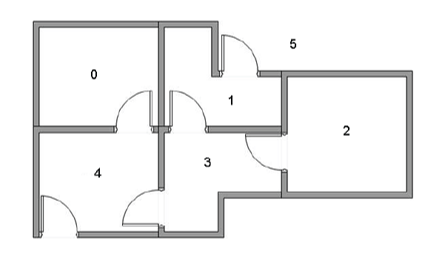
#> input picture asset/img.png, 443 x 271 px
$ python main.py
#> lines starting #> are read from the running program, lines starting #| are printed output that depends on the picture
import numpy as np
import random
import os

class MyEnv:
    def __init__(self):
        # 动作空间: 上下左右
        self.action_space_num = 4

        # 状态空间：6个房间
        self.state_space_num = 6

        # 初始化状态
        self.state = 2  # 开始时在2号房间

        # 目标状态（出口）
        self.goal_state = 5

        # 在当前状态执行一个动作后转移到下一个状态
        # 行标为当前状态，列标为动作，值为下一个状态
        self.transitions = [
            [0, 0, 0, 4],  # 0
            [1, 1, 5, 3],  # 1
            [3, 2, 2, 2],  # 2
            [4, 2, 1, 3],  # 3
            [4, 3, 0, 5],  # 4
        ]

        # 记录路径
        self.path = [self.state]

    def step(self, action):
        """在当前状态采取行动，得到奖励和下一状态"""
        next_state = self.transitions[self.state][action]

        reward = -1  # 每步都给予负奖励
        if next_state == self.goal_state:
            reward = 100  # 到达目标状态获得正奖励
            done = True
        else:
            done = False

        self.state = next_state
        self.path.append(next_state)
        return next_state, reward, done

    def reset(self):
        self.state = 2
        self.path = [self.state]
        return self.state

    # [37 lines of commented-out code are left out]

    def render(self, path=None, log_dir=None):
        from PIL import Image, ImageDraw

        # 读取图片
        img_path = "asset/img.png"
        image = Image.open(img_path)
        draw = ImageDraw.Draw(image)

        # 定义房间的位置坐标（图片坐标拾取https://uutool.cn/img-coord/）
        room_positions = {
            0: (94,75),
            1: (232,100),
            2: (348,130),
            3: (209,162),
            4: (100,173),
            5: (293,42)  # Goal state
        }

        if path is None:
            path = self.path
        # 在图片上绘制路径
        for i in range(len(path) - 1):
            from_pos = room_positions[path[i]]
            to_pos = room_positions[path[i + 1]]
            draw.line([from_pos, to_pos], fill="red", width=3)

        if log_dir is not None:
            # 保存图像
            file_path = os.path.join(log_dir, 'result.png')
            image.save(fp=file_path, format='PNG')
        else:
            image.show()


class Q_learing:
    def __init__(self, seed):
        self.seed = seed    # 随机种子
        random.seed(self.seed)

        self.env = MyEnv()

        # Q-learning 参数
        self.alpha = 0.1  # 学习率
        self.gamma = 0.9  # 折扣因子
        self.epsilon = 0.1  # 探索率

        self.q_table = np.zeros((6, 4))  # Q表
        self.best_path = None
        self.best_reward = -np.inf

    def choose_action(self, state, explore=True):
        """
        根据当前状态选择动作
        以epsilon的概率选择探索
        以1-epsilon的概率选择利用
        """
        if explore and random.uniform(0, 1) < self.epsilon:
            # 以epsilon的概率随机选择动作（探索）
            action = random.randint(0, self.env.action_space_num - 1)
        else:
            # 选择当前策略下的最佳动作（利用）
            action = np.argmax(self.q_table[state])
        return action

    def update_q_table(self, state, action, reward, next_state):
        alpha = self.alpha
        gamma = self.gamma
        old_value = self.q_table[state, action]
        next_max = np.max(self.q_table[next_state])
        new_value = (1 - alpha) * old_value + alpha * (reward + gamma * next_max)
        self.q_table[state, action] = new_value

    def play(self, explore=True):
        """玩一局"""
        state = self.env.reset()
        total_reward = 0    # 就是有限马尔可夫决策过程的return但是return是python的关键字
        while True:
            action = self.choose_action(state, explore)
            next_state, reward, done = self.env.step(action)
            total_reward += reward
            self.update_q_table(state, action, reward, next_state)
            state = next_state
            if done:
                return total_reward, self.env.path

    def train(self, episodes: int):
        for episode in range(episodes):
            reward, path = self.play()
            if reward > self.best_reward:
                self.best_path = path
                self.best_reward = reward

            # [4 lines of commented-out code are left out]

    def show(self):
        """保存结果"""
        log_dir = f'log/{self.seed}'
        if not os.path.exists(log_dir):
            os.makedirs(log_dir)

        # 创建或打开一个日志文件
        log_file_path = os.path.join(log_dir, 'output.log')
        with open(log_file_path, 'w') as log_file:
            # 重定向标准输出
            import sys
            original_stdout = sys.stdout
            sys.stdout = log_file

            print('q_table:')
            print(self.q_table)
            reward, path = self.play(explore=False)
            print('reward:', reward)

            # 恢复标准输出
            sys.stdout = original_stdout
        self.env.render(path, log_dir)


if __name__ == '__main__':
    q_learing = Q_learing(0)
    q_learing.train(10)
    q_learing.show()
#> in render, image is the input picture: PIL image 443x271 RGB; mean R, G, B 241.7, 241.8, 241.8
#> in render, `image.save(fp=file_path, format='PNG')`:
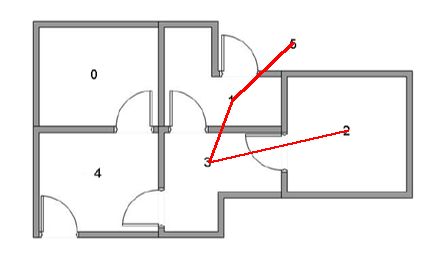
#> saved as result.png: PIL image 443x271 RGB; mean R, G, B 241.9, 240.2, 240.2
    q_learing = Q_learing(9)
    q_learing.train(10)
    q_learing.show()
#> call 2 of render, with log_dir = 'log/9'
#> in render (call 2), `image.save(fp=file_path, format='PNG')`:
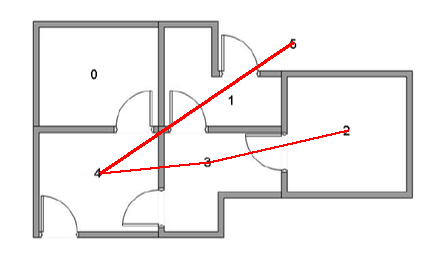
#> saved as result.png: PIL image 443x271 RGB; mean R, G, B 241.9, 239.1, 239.1

$ run again, with asset/作业提交要求.png copied over asset/img.png
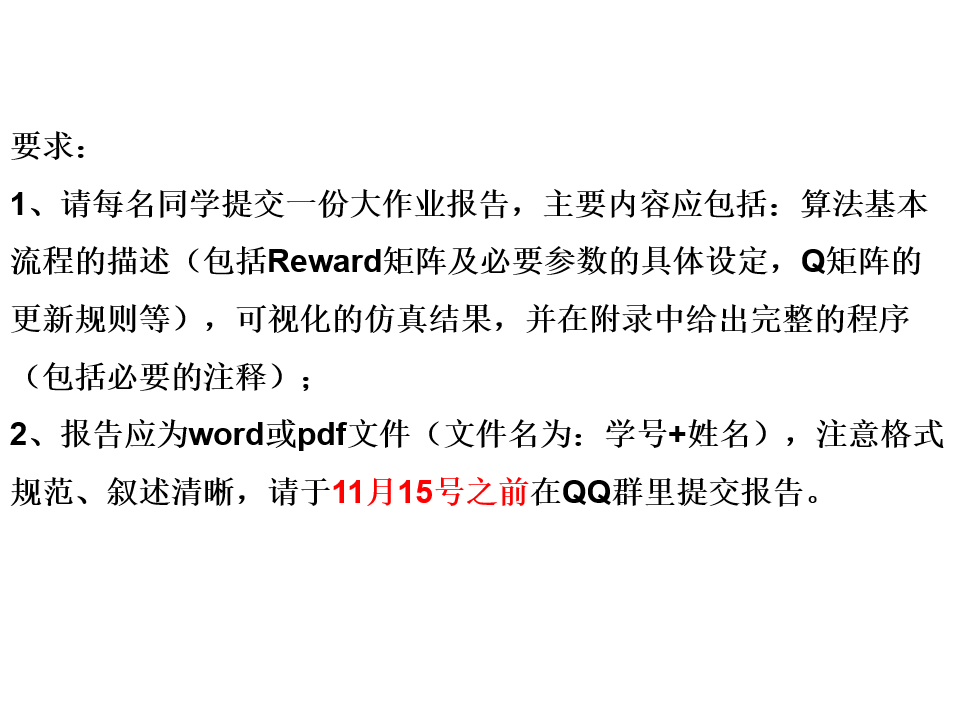
#> input picture asset/作业提交要求.png, 959 x 717 px
#> in render, image is the input picture: PIL image 959x717 RGBA; mean R, G, B, A 243.2, 242.7, 242.7, 255
#> in render, `image.save(fp=file_path, format='PNG')`:
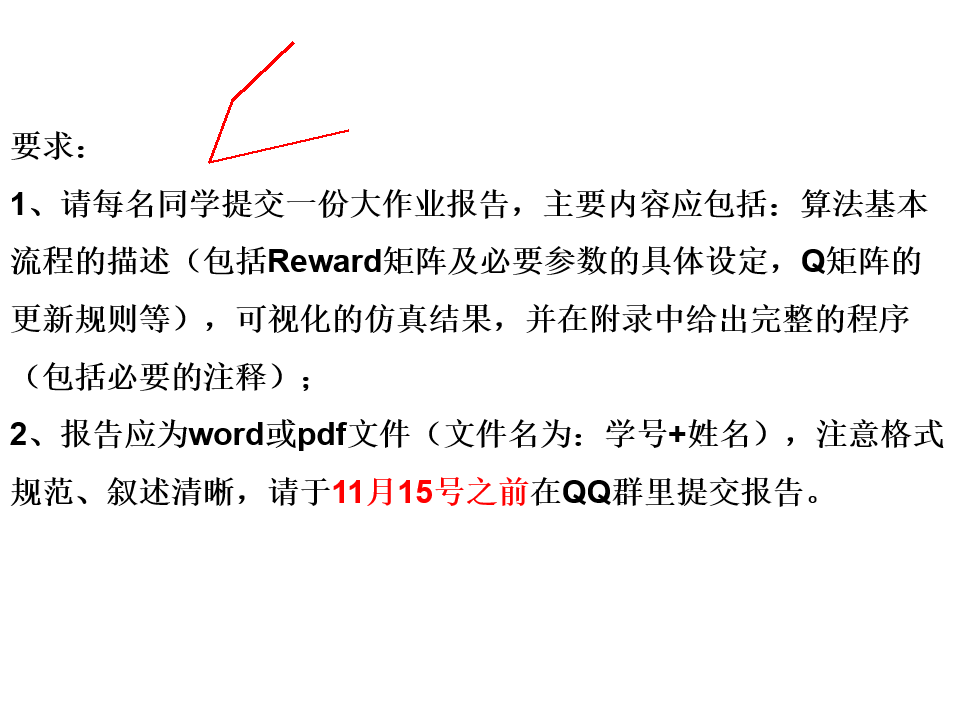
#> saved as result.png: PIL image 959x717 RGBA; mean R, G, B, A 243.2, 242.4, 242.4, 255
#> in render (call 2), `image.save(fp=file_path, format='PNG')`:
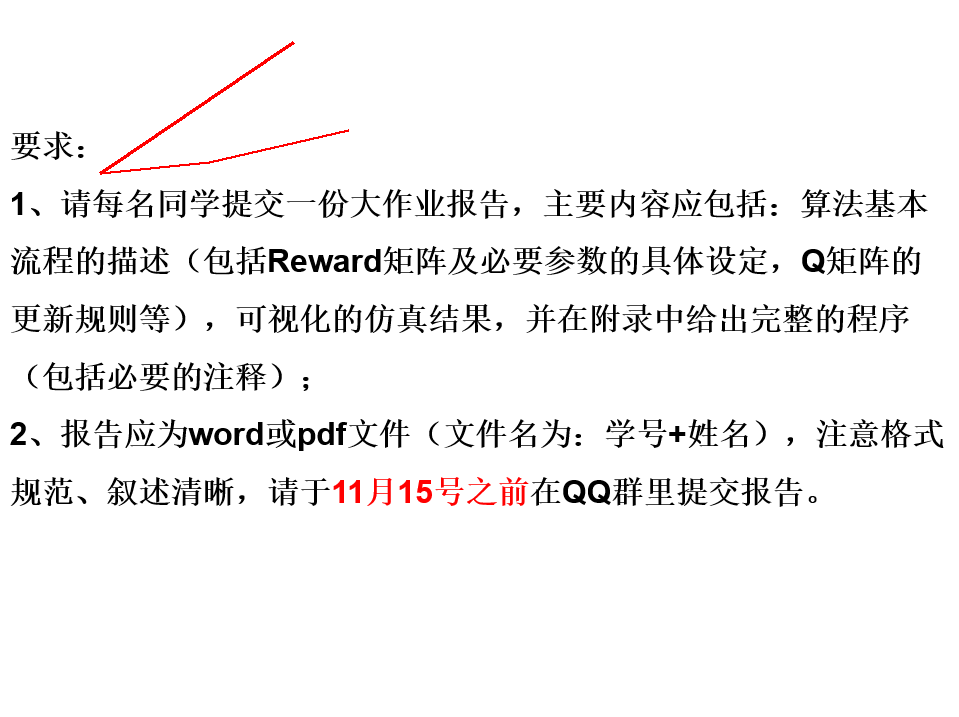
#> saved as result.png: PIL image 959x717 RGBA; mean R, G, B, A 243.2, 242.2, 242.2, 255

$ run again, with asset/题目.png copied over asset/img.png
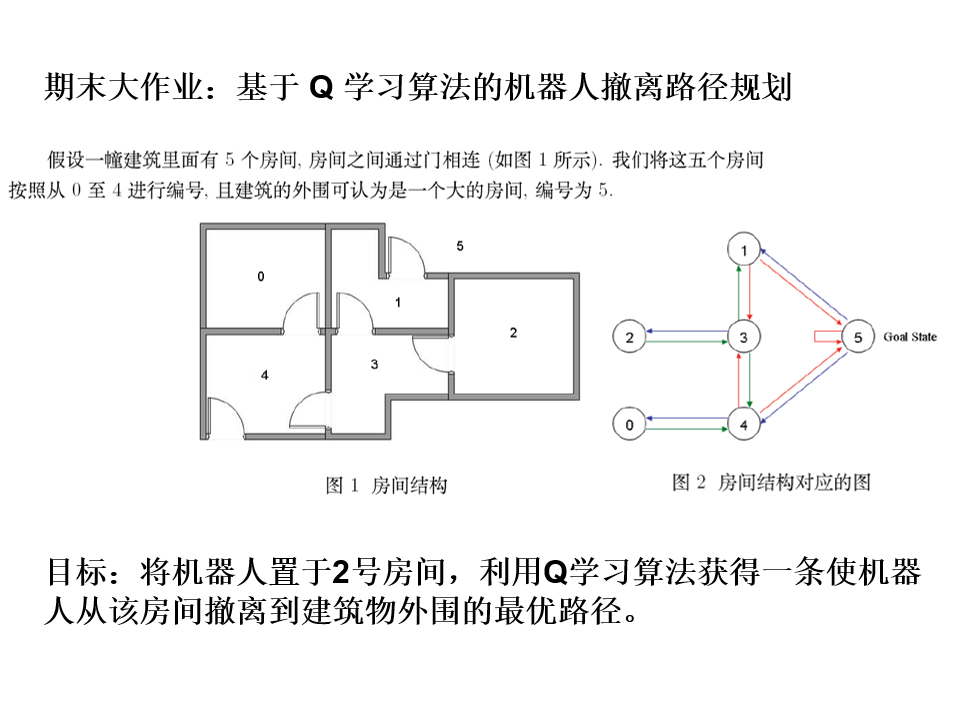
#> input picture asset/题目.png, 957 x 716 px
#> in render, image is the input picture: PIL image 957x716 RGBA; mean R, G, B, A 243.9, 243.8, 243.9, 255
#> in render, `image.save(fp=file_path, format='PNG')`:
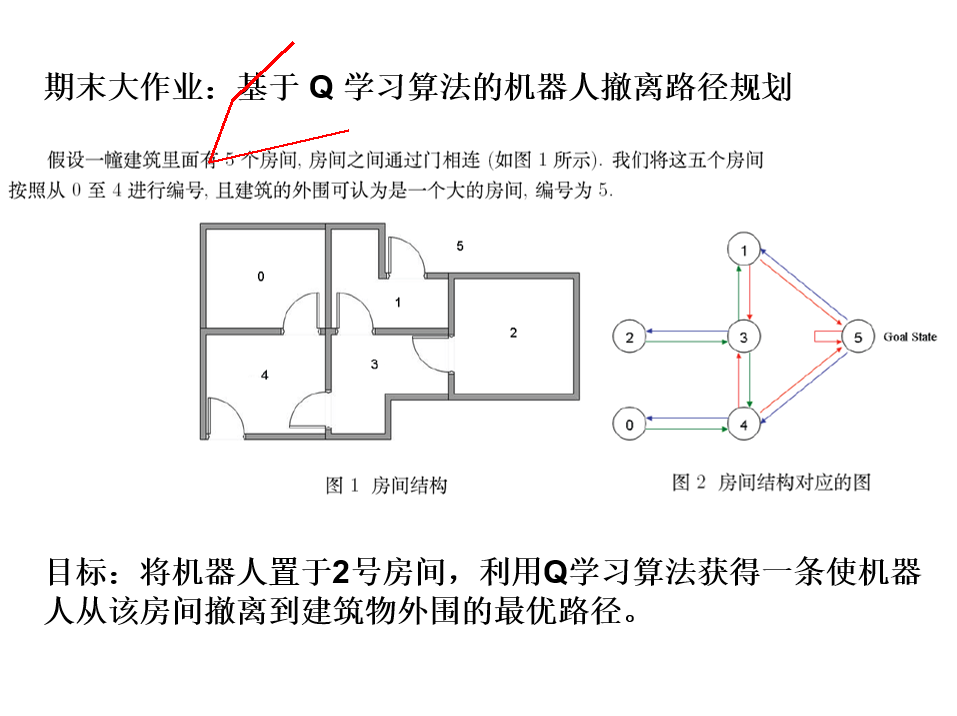
#> saved as result.png: PIL image 957x716 RGBA; mean R, G, B, A 243.9, 243.6, 243.6, 255
#> in render (call 2), `image.save(fp=file_path, format='PNG')`:
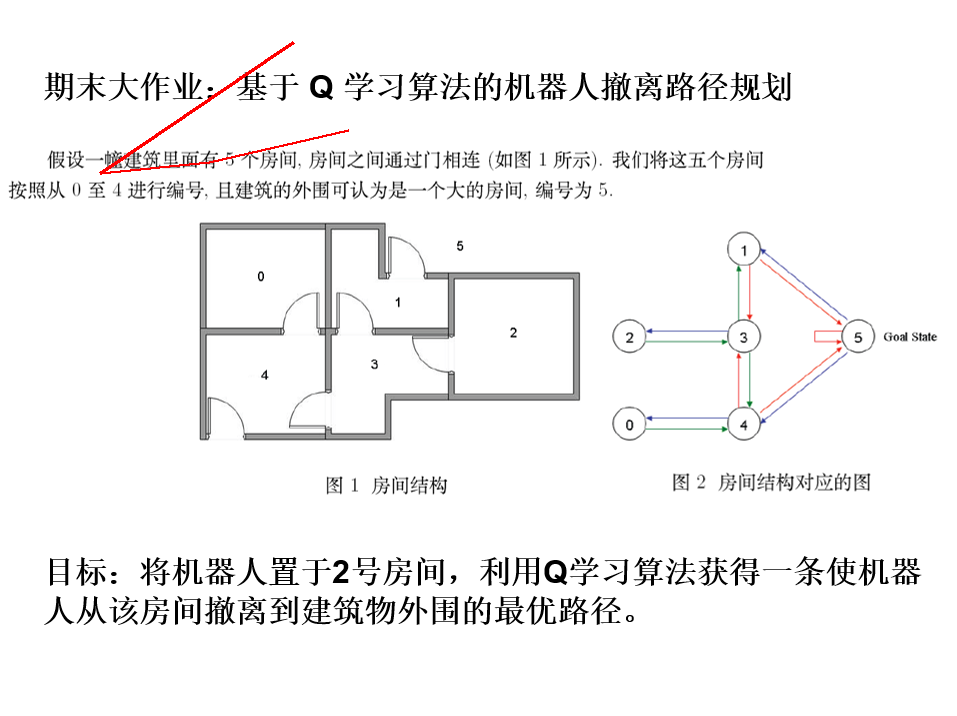
#> saved as result.png: PIL image 957x716 RGBA; mean R, G, B, A 243.9, 243.4, 243.4, 255
